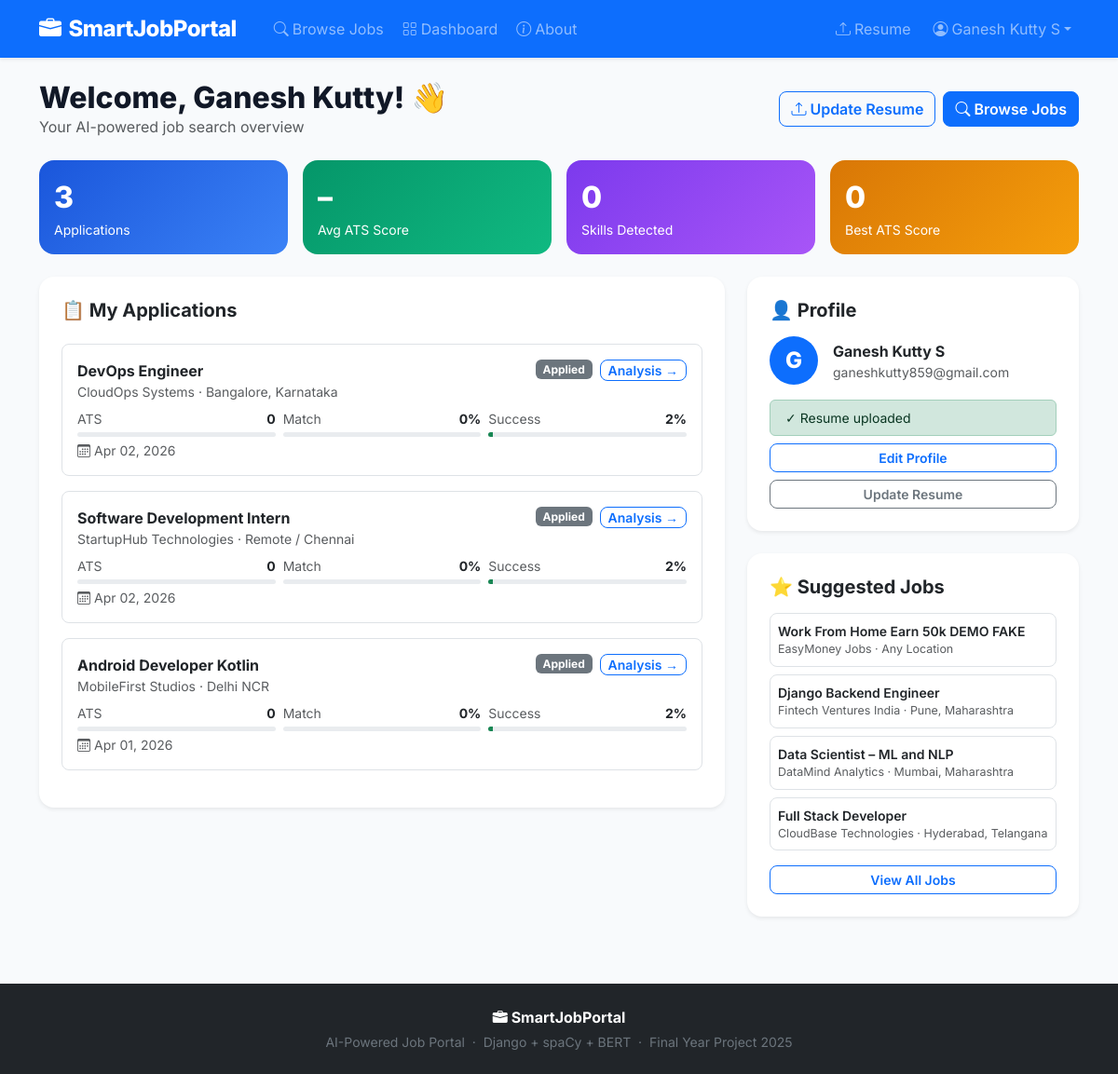
The app's page /dashboard/ (signed in) with its own data.
### jobportal/models.py (models this page shows, shortened)
class AnalysisResult(models.Model):
    application         = models.OneToOneField(Application, on_delete=models.CASCADE, related_name='analysis')
    ats_score           = models.FloatField(default=0.0)
    match_percentage    = models.FloatField(default=0.0)
    skill_match_score   = models.FloatField(default=0.0)
    semantic_similarity = models.FloatField(default=0.0)
    keyword_density     = models.FloatField(default=0.0)
    matched_skills      = models.TextField(blank=True)
    missing_skills      = models.TextField(blank=True)
    suggestions         = models.TextField(blank=True)
    success_probability = models.FloatField(default=0.0)
    success_level       = models.CharField(max_length=10, default='Low')
    success_explanation = models.TextField(blank=True)
    fake_probability    = models.FloatField(default=0.0)
    fake_reasons        = models.TextField(blank=True)
    analyzed_at         = models.DateTimeField(auto_now_add=True)

class Application(models.Model):
    STATUS = [
        ('applied','Applied'), ('under_review','Under Review'),
        ('shortlisted','Shortlisted'), ('rejected','Rejected'), ('hired','Hired'),
    ]
    applicant    = models.ForeignKey(User, on_delete=models.CASCADE, related_name='applications')
    job          = models.ForeignKey(Job, on_delete=models.CASCADE, related_name='applications')
    cover_letter = models.TextField(blank=True)
    status       = models.CharField(max_length=20, choices=STATUS, default='applied')
    applied_at   = models.DateTimeField(auto_now_add=True)
    class Meta:
        unique_together = ('applicant', 'job')

class Job(models.Model):
    EMPLOYMENT_TYPES = [
        ('full_time','Full Time'), ('part_time','Part Time'),
        ('internship','Internship'), ('contract','Contract'), ('remote','Remote'),
    ]
    title               = models.CharField(max_length=200)
    company             = models.CharField(max_length=200)
    company_email       = models.EmailField()
    company_website     = models.URLField(blank=True)
    location            = models.CharField(max_length=100)
    employment_type     = models.CharField(max_length=20, choices=EMPLOYMENT_TYPES, default='full_time')
    description         = models.TextField()
    requirements        = models.TextField(blank=True)
    skills_required     = models.TextField()
    experience_required = models.CharField(max_length=50, default='0-1 years')
    salary_min          = models.PositiveIntegerField(default=0)
    salary_max          = models.PositiveIntegerField(default=0)
    posted_by           = models.ForeignKey(User, on_delete=models.CASCADE, related_name='posted_jobs')
    is_active           = models.BooleanField(default=True)
    posted_at           = models.DateTimeField(auto_now_add=True)
    deadline            = models.DateField(null=True, blank=True)
    fake_probability    = models.FloatField(default=0.0)
    fake_reasons        = models.TextField(blank=True)
    class Meta:
        ordering = ['-posted_at']

### jobportal/views.py (the view)
# urls.py: path('dashboard/',                     views.dashboard,       name='dashboard'),
@login_required
def dashboard(request):
    prof, _ = UserProfile.objects.get_or_create(user=request.user)
    apps = Application.objects.filter(
        applicant=request.user).select_related('job','analysis').order_by('-applied_at')
    total = apps.count(); avg_ats = 0; best = None
    if total:
        analyses = AnalysisResult.objects.filter(application__applicant=request.user)
        if analyses.exists():
            avg_ats = sum(a.ats_score for a in analyses)/analyses.count()
            best    = analyses.order_by('-ats_score').first()
    suggested = Job.objects.filter(is_active=True).exclude(
        id__in=apps.values_list('job_id',flat=True)).order_by('-posted_at')[:4]
    return render(request,'jobportal/dashboard.html',{
        'profile':prof,'applications':apps,'total_applied':total,
        'avg_ats':round(avg_ats,1),'best_match':best,'suggested_jobs':suggested,
    })

### templates/jobportal/dashboard.html (shortened to what this page needs)
{% extends 'base.html' %}{% block title %}Dashboard – SmartJobPortal{% endblock %}
{% block content %}
<div class="container py-4">
  <div class="d-flex justify-content-between align-items-center mb-4 flex-wrap gap-2">
    <div><h2 class="fw-800 mb-0">Welcome, {{ user.first_name|default:user.username }}! 👋</h2><p class="text-muted mb-0">Your AI-powered job search overview</p></div>
    <div class="d-flex gap-2">
      <a href="{% url 'upload_resume' %}" class="btn btn-outline-primary rounded-3"><i class="bi bi-upload me-1"></i>Update Resume</a>
      <a href="{% url 'job_list' %}" class="btn btn-primary rounded-3"><i class="bi bi-search me-1"></i>Browse Jobs</a>
    </div>
  </div>
  <div class="row g-3 mb-4">
    <div class="col-6 col-md-3"><div class="card border-0 text-white rounded-4 p-3" style="background:linear-gradient(135deg,#1a56db,#3b82f6)"><div style="font-size:2rem;font-weight:800">{{ total_applied }}</div><div class="small opacity-85">Applications</div></div></div>
    <div class="col-6 col-md-3"><div class="card border-0 text-white rounded-4 p-3" style="background:linear-gradient(135deg,#059669,#10b981)"><div style="font-size:2rem;font-weight:800">{{ avg_ats|default:"–" }}</div><div class="small opacity-85">Avg ATS Score</div></div></div>
    <div class="col-6 col-md-3"><div class="card border-0 text-white rounded-4 p-3" style="background:linear-gradient(135deg,#7c3aed,#a855f7)"><div style="font-size:2rem;font-weight:800">{% if profile.skills %}{{ profile.skills.split|length }}{% else %}0{% endif %}</div><div class="small opacity-85">Skills Detected</div></div></div>
    <div class="col-6 col-md-3"><div class="card border-0 text-white rounded-4 p-3" style="background:linear-gradient(135deg,#d97706,#f59e0b)"><div style="font-size:2rem;font-weight:800">{% if best_match %}{{ best_match.ats_score|floatformat:0 }}{% else %}–{% endif %}</div><div class="small opacity-85">Best ATS Score</div></div></div>
  </div>
  <div class="row g-4">
    <div class="col-lg-8">
      <div class="card border-0 shadow-sm rounded-4 p-4">
        <h5 class="fw-700 mb-4">📋 My Applications</h5>
        {% for app in applications %}
        <div class="border rounded-3 p-3 mb-3">
          <div class="d-flex justify-content-between flex-wrap gap-2 mb-2">
            <div><div class="fw-700">{{ app.job.title }}</div><div class="text-muted small">{{ app.job.company }} · {{ app.job.location }}</div></div>
            <div class="d-flex gap-2 align-items-start flex-wrap">
              <span class="badge {% if app.status == 'shortlisted' %}bg-success{% elif app.status == 'rejected' %}bg-danger{% elif app.status == 'hired' %}bg-primary{% else %}bg-secondary{% endif %}">{{ app.get_status_display }}</span>
              {% if app.analysis %}<a href="{% url 'analysis_result' app.id %}" class="btn btn-sm btn-outline-primary py-0 rounded-3">Analysis →</a>{% endif %}
            </div>
          </div>
          {% if app.analysis %}
          <div class="row g-2 small">
            <div class="col-4"><div class="d-flex justify-content-between mb-1"><span class="text-muted">ATS</span><strong>{{ app.analysis.ats_score|floatformat:0 }}</strong></div><div class="progress" style="height:5px"></div></div>
            <div class="col-4"><div class="d-flex justify-content-between mb-1"><span class="text-muted">Match</span><strong>{{ app.analysis.match_percentage|floatformat:0 }}%</strong></div><div class="progress" style="height:5px"><div class="progress-bar bg-primary" style="width:{{ app.analysis.match_percentage }}%"></div></div></div>
            <div class="col-4"><div class="d-flex justify-content-between mb-1"><span class="text-muted">Success</span><strong>{{ app.analysis.success_probability|floatformat:0 }}%</strong></div><div class="progress" style="height:5px"><div class="progress-bar bg-success" style="width:{{ app.analysis.success_probability }}%"></div></div></div>
          </div>
          {% endif %}
          <div class="text-muted small mt-1"><i class="bi bi-calendar3 me-1"></i>{{ app.applied_at|date:"M d, Y" }}</div>
        </div>
        {% empty %}
        <div class="text-center py-5"><div class="display-3 text-muted opacity-25 mb-3">💼</div><h5 class="text-muted">No applications yet</h5><a href="{% url 'job_list' %}" class="btn btn-primary rounded-3 mt-2">Browse Jobs</a></div>
        {% endfor %}
      </div>
    </div>
    <div class="col-lg-4">
      <div class="card border-0 shadow-sm rounded-4 p-4 mb-4">
        <h5 class="fw-700 mb-3">👤 Profile</h5>
        <div class="d-flex gap-3 align-items-center mb-3">
          <div class="rounded-circle bg-primary text-white d-flex align-items-center justify-content-center fw-800 fs-4 flex-shrink-0" style="width:52px;height:52px">{{ user.first_name.0|default:user.username.0|upper }}</div>
          <div><div class="fw-700">{{ user.get_full_name|default:user.username }}</div><div class="text-muted small">{{ user.email }}</div></div>
        </div>
        {% if profile.resume %}<div class="alert alert-success py-2 small mb-2">✓ Resume uploaded</div>{% endif %}
        <div class="d-grid gap-2">
          <a href="{% url 'profile' %}" class="btn btn-outline-primary btn-sm rounded-3">Edit Profile</a>
          <a href="{% url 'upload_resume' %}" class="btn btn-outline-secondary btn-sm rounded-3">Update Resume</a>
        </div>
      </div>
      {% if suggested_jobs %}
      <div class="card border-0 shadow-sm rounded-4 p-4">
        <h5 class="fw-700 mb-3">⭐ Suggested Jobs</h5>
        {% for job in suggested_jobs %}
        <a href="{% url 'job_detail' job.id %}" class="text-decoration-none">
          <div class="border rounded-3 p-2 mb-2" style="transition:all .2s" onmouseover="this.style.borderColor='#1a56db'" onmouseout="this.style.borderColor=''">
            <div class="fw-600 small text-dark">{{ job.title }}</div>
            <div class="text-muted" style="font-size:.78rem">{{ job.company }} · {{ job.location }}</div>
          </div>
        </a>
        {% endfor %}
        <a href="{% url 'job_list' %}" class="btn btn-outline-primary w-100 btn-sm rounded-3 mt-2">View All Jobs</a>
      </div>
      {% endif %}
    </div>
  </div>
</div>
{% endblock %}

### templates/base.html (shortened to what this page needs)
{% load static %}
<!DOCTYPE html>
<html lang="en">
<head>
<link href="https://cdn.jsdelivr.net/npm/bootstrap@5.3.2/dist/css/bootstrap.min.css" rel="stylesheet">
<link href="https://cdn.jsdelivr.net/npm/bootstrap-icons@1.11.3/font/bootstrap-icons.css" rel="stylesheet">
<link rel="stylesheet" href="{% static 'css/main.css' %}">
</head>
<body>
<nav class="navbar navbar-expand-lg navbar-dark bg-primary sticky-top shadow-sm">
  <div class="container">
    <a class="navbar-brand fw-800 fs-4" href="{% url 'home' %}"><i class="bi bi-briefcase-fill me-2"></i>SmartJobPortal</a>
    <div class="collapse navbar-collapse" id="nav">
      <ul class="navbar-nav me-auto ms-3 gap-1">
        <li class="nav-item"><a class="nav-link" href="{% url 'job_list' %}"><i class="bi bi-search me-1"></i>Browse Jobs</a></li>
        {% if user.is_authenticated %}<li class="nav-item"><a class="nav-link" href="{% url 'dashboard' %}"><i class="bi bi-grid me-1"></i>Dashboard</a></li>{% endif %}
        <li class="nav-item"><a class="nav-link" href="{% url 'about' %}"><i class="bi bi-info-circle me-1"></i>About</a></li>
      </ul>
      <ul class="navbar-nav gap-2 align-items-center">
        {% if user.is_authenticated %}
        <li class="nav-item"><a class="nav-link" href="{% url 'upload_resume' %}"><i class="bi bi-upload me-1"></i>Resume</a></li>
        <li class="nav-item dropdown">
          <a class="nav-link dropdown-toggle" href="#" data-bs-toggle="dropdown"><i class="bi bi-person-circle me-1"></i>{{ user.get_full_name|default:user.username }}</a>
        </li>
        {% else %}
        <li class="nav-item"><a class="nav-link" href="{% url 'login' %}">Login</a></li>
        <li class="nav-item"><a class="btn btn-light text-primary fw-600 px-3 py-1 rounded-pill" href="{% url 'register' %}">Sign Up Free</a></li>
        {% endif %}
      </ul>
    </div>
  </div>
</nav>
<main>{% block content %}{% endblock %}</main>
<footer class="bg-dark text-secondary py-4 mt-5">
  <div class="container text-center">
    <p class="mb-1 fw-700 text-white"><i class="bi bi-briefcase-fill me-1"></i>SmartJobPortal</p>
    <p class="small mb-0">AI-Powered Job Portal &nbsp;·&nbsp; Django + spaCy + BERT &nbsp;·&nbsp; Final Year Project 2025</p>
  </div>
</footer>
</body></html>

### static/css/main.css (style rules this page uses)
body { font-family: 'Inter', sans-serif; background: #f8fafc; color: #111827; }
.fw-600 { font-weight: 600 !important; }
.fw-700 { font-weight: 700 !important; }
.fw-800 { font-weight: 800 !important; }
.btn { font-weight: 600; }
.navbar-brand { letter-spacing: -.5px; }

### records on screen
AnalysisResult: ats_score "0"
Application: job "DevOps Engineer", job.company "CloudOps Systems", job.location "Bangalore, Karnataka", status "Applied", shows "Analysis →", analysis.ats_score "0", analysis.match_percentage "0", analysis.success_probability "2", applied_at "Apr 02, 2026"
Application: job "Software Development Intern", job.company "StartupHub Technologies", job.location "Remote / Chennai", status "Applied", shows "Analysis →", analysis.ats_score "0", analysis.match_percentage "0", analysis.success_probability "2", applied_at "Apr 02, 2026"
Application: job "Android Developer Kotlin", job.company "MobileFirst Studios", job.location "Delhi NCR", status "Applied", shows "Analysis →", analysis.ats_score "0", analysis.match_percentage "0", analysis.success_probability "2", applied_at "Apr 01, 2026"
Job: title "Work From Home Earn 50k DEMO FAKE", company "EasyMoney Jobs", location "Any Location"
Job: title "Django Backend Engineer", company "Fintech Ventures India", location "Pune, Maharashtra"
Job: title "Data Scientist – ML and NLP", company "DataMind Analytics", location "Mumbai, Maharashtra"
Job: title "Full Stack Developer", company "CloudBase Technologies", location "Hyderabad, Telangana"

### other values on screen
{{ user.get_full_name|default:user.username }} "Ganesh Kutty S"
{{ user.first_name|default:user.username }} "Ganesh Kutty"
{{ total_applied }} "3"
{{ avg_ats|default:"–" }} "–"
{{ user.first_name.0|default:user.username.0|upper }} "G"
{{ user.email }} "ganeshkutty859@gmail.com"
